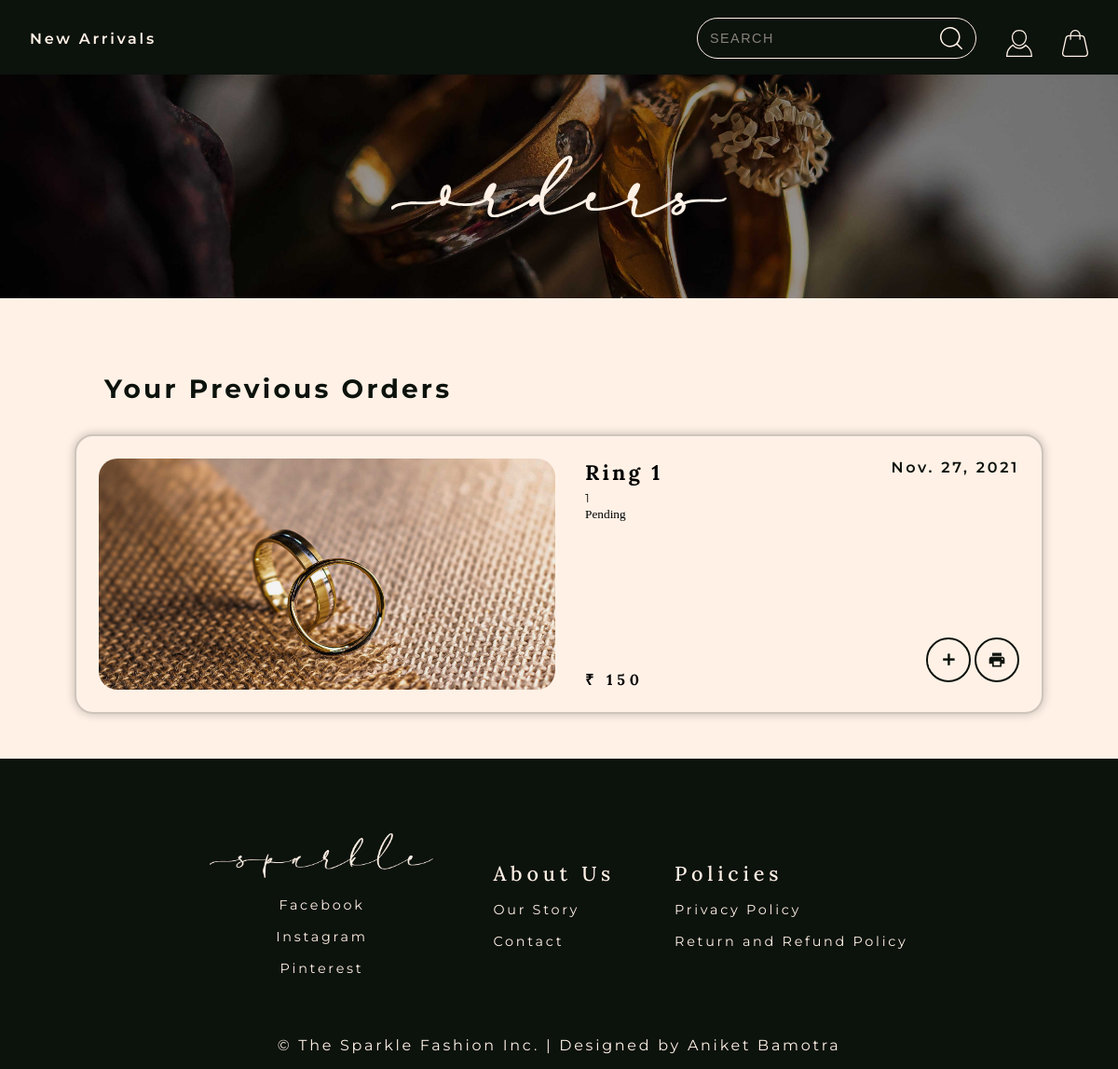
Page /orders (signed in) on the earlier database version.
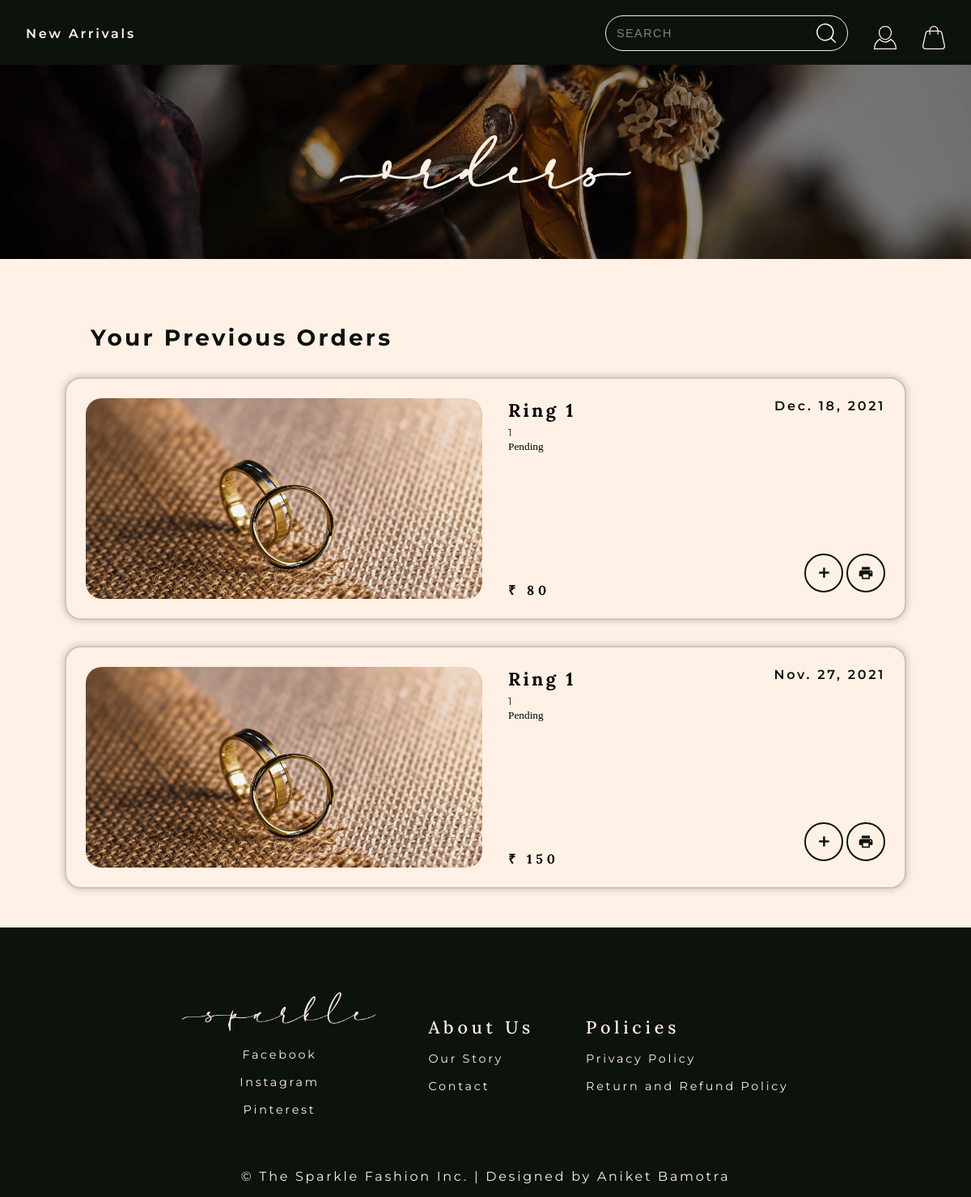
Same page on the later database version.
### store/models/orders.py (models this page shows, shortened)
class Order(models.Model):
    product = models.ForeignKey(Product,
                                on_delete=models.CASCADE)
    customer = models.ForeignKey(Customer,
                                 on_delete=models.CASCADE)
    quantity = models.IntegerField(default=1)
    price = models.IntegerField()
    address = models.CharField(max_length=50, default='', blank=True)
    phone = models.CharField(max_length=50, default='', blank=True)
    date = models.DateField(default=datetime.datetime.today)
    status = models.BooleanField(default=False)
    @staticmethod
    def get_orders_by_customer(customer_id):
        return Order.objects.filter(customer=customer_id).order_by('-date')

### store/models/product.py (models this page shows, shortened)
class Product(models.Model):
    name = models.CharField(max_length=50)
    price = models.IntegerField(default=0)
    category = models.ForeignKey(Category, on_delete=models.CASCADE, default=1)
    description = models.CharField(max_length=200, default='' , null=True , blank=True)
    image = models.ImageField(upload_to='uploads/products/')

### store/middlewares/auth.py (the view)
    def middleware(request):
        print(request.session.get('customer'))
        returnUrl = request.META['PATH_INFO']
        print(request.META['PATH_INFO'])
        if not request.session.get('customer'):
           return redirect(f'login?return_url={returnUrl}')
        response = get_response(request)
        return response

### store/templatetags/custom_filter.py (called while the page is built)
@register.filter(name='currency')
def currency(number):
    return "₹ "+str(number)

### store/views/orders.py (called while the page is built)
    def get(self , request ):
        customer = request.session.get('customer')
        orders = Order.get_orders_by_customer(customer)
        print(orders)
        return render(request , 'orders.html'  , {'orders' : orders})

### store/templates/orders.html (shortened to what this page needs)
{% extends 'base.html' %}
{% load static %}
{% block content %}
{% load cart %}
{% load custom_filter %}
<header id="d_header">
    <nav>
        <a href="/store" class="sans left_link">New Arrivals</a>
        <a href="/cart" class="sans right-link"><img src="{% static 'icons/light bag.svg' %}" alt="Shopping Bag" style="height: 1.8rem;"></a>
        <a href="#" class="sans right-link" id="profile"><img src="{% static 'icons/light profile.svg' %}" alt="User Profile" style="height: 1.8rem;"></a>
        <div class="search__container right-link">
            <input class="search__input" type="text" placeholder="Search">
        </div>
    </nav>
</header>
<section class="banner">
    <div class="banner_container" id="order_banner_container">
        <img src="{% static 'banner-title/Orders.svg' %}" alt="Rings written in script font" class="page_title" id="order_page_title">
    </div>
</section>
<section class="order_container">
    <h4 class="order_title sans">Your Previous Orders</h4>
    <div class="order">
        <div class="order_items_container">
            {% for order in orders %}
            <div class="order_item">
                <img src="{{order.product.image.url}}" alt="Image of product" class="order_item_img">
                <div class="item_desc">
                    <h5 class="order_item_name serif">{{order.product.name}}</h5>
                    <p class="item_id sans">{{order.quantity}}</p>
                    {% if order.status %}
                    <p>
                        <small class="badge badge-success">Completed</small>
                        {%else%}
                        <small class="badge badge-warning">Pending</small>
                    {% endif %}
                </div>
                <h4 class="item_price serif">{{order.price|currency}}</h4>
                <p class="order_date sans">{{order.date}}</p>
                <div class="order_page_btn">
                    <div class="a_btn">
                        <button class="add_cart_btn"><span id="plus" class="material-icons-outlined">add</span></button>
                    </div>
                    <div class="print_item_btn">
                        <button class="material-icons">print</button>
                    </div>
                </div>
            </div>
            {% endfor %}
        </div>
    </div>
</section>
{% endblock %}

### store/templates/base.html (shortened to what this page needs)
{% load static %}
<!doctype html>
<html lang="en">
<head>
    <link href="{% static 'style.css' %}" rel="stylesheet">
    <link rel="stylesheet" href="https://use.fontawesome.com/releases/v5.8.1/css/all.css">
</head>
<body>
    {% block content %}{% endblock %}
    <footer>
      <div class="ft_flex">
          <div class="ft_one">
              <img src="{% static 'logo/Sparkle.png' %}" alt="Logo" class="ft_logo">
              <ul class="social_links">
                  <li><a href="" class="sans ft_link">Facebook</a></li>
                  <li><a href="" class="sans ft_link">Instagram</a></li>
                  <li><a href="" class="sans ft_link">Pinterest</a></li>
              </ul>
          </div>
          <div class="ft_two">
              <h4 class="ft_title serif">About Us</h4>
              <ul class="about_links">
                  <li><a href="" class="sans ft_link">Our Story</a></li>
                  <li><a href="" class="sans ft_link">Contact</a></li>
              </ul>
          </div>
          <div class="ft_three">
              <h4 class="ft_title serif">Policies</h4>
              <ul class="policy_links">
                  <li><a href="" class="sans ft_link">Privacy Policy</a></li>
                  <li><a href="" class="sans ft_link">Return and Refund Policy</a></li>
              </ul>
          </div>
      </div>
      <h5 class="sans copyright">&copy; The Sparkle Fashion Inc. | Designed by <a href="">Aniket Bamotra</a></h5>
  </footer>
</body>
</html>

### store/templates/base.html (style rules this page uses)
nav { background-color: white; }

Differences in the rows shown:
added Order: product.image (picture), product.name "Ring 1", quantity "1", status "Pending", price "₹ 80", date "Dec. 18, 2021"
